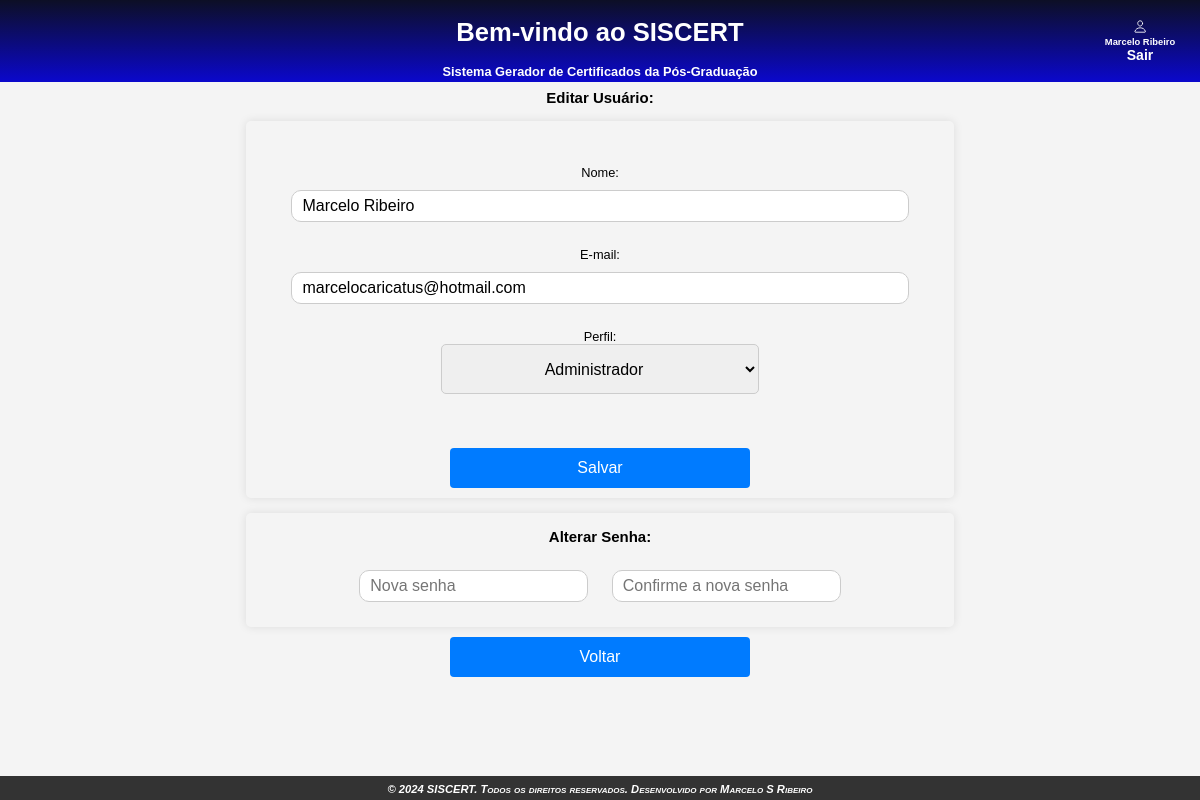
The app's page /app/Views/editar_usuario?id=1 (signed in) with its own data.
### tables this page shows
CREATE TABLE `users` (
  `id_user` int NOT NULL AUTO_INCREMENT,
  `name` varchar(55) NOT NULL,
  `email` varchar(255) NOT NULL,
  `password` varchar(255) NOT NULL,
  `perfil` int NOT NULL,
  PRIMARY KEY (`id_user`),
  UNIQUE KEY `email_UNIQUE` (`email`)
);

### app/Models/Conn.php (called while the page is built, shortened)
<?php
class Conn{
    private string $db = "mysql";
    private string $host = "localhost";
    private string $user = "root";
    private string $password = "marcelo81";
    private string $database = "siscert";
    public function __construct(){
        $this->connect = $this->connect();
    }
    public function connect(){
        try{
            $this->connect = new \PDO(
                "{$this->db}:host={$this->host};dbname={$this->database}",
                $this->user,
                $this->password
            );
            return $this->connect;
        }
        catch(\PDOException $e){
            $e->getMessage();
            die('Erro: Por favor tente novamente. Banco não conectado, entre em contato com o administrador.');
        }
    }
}

### app/Controlers/UsuarioController.php (called while the page is built, shortened)
<?php
require_once '../Models/Conn.php';
require_once '../Models/Usuario.php';
class UsuarioController
{
    private $usuario;
    public function __construct()
    {
        $conn = new Conn();
        $this->usuario = new Usuario($conn);
    }
    public function editar($id){
        return $this->usuario->editar($id);
    }
}

### app/Models/Usuario.php (called while the page is built, shortened)
<?php
require_once '../Models/Conn.php';
class Usuario extends Conn{
    private $conn;
    public function __construct(Conn $conn){
        $this->conn = $conn;
    }
    public function editar($id){
        $stmt = $this->conn->connect->prepare('SELECT * FROM users WHERE id_user = :id');
        $stmt->execute(['id' => $id]);
        return $stmt->fetch(\PDO::FETCH_ASSOC);
    }
}

### app/Views/editar_usuario.php (the view, shortened to what this page needs)
<?php
include "../Views/includes/header.php";
$id = $_GET['id'];
$usuario = new UsuarioController();
$usuario = $usuario->editar($id);
?>
<main>
    <div class="container">
        <h3>Editar Usuário:</h3>
        <form action="" method="post">
            <br><br>
            <div class="edit-user">
                <label for="nome">Nome:</label>
                <input type="text" name="nome" id="nome" value="<?php echo $usuario['name']; ?>" required><br>
                <label for="email">E-mail:</label>
                <input type="email" name="email" id="email" value="<?php echo $usuario['email']; ?>" required><br>
                <?php if ($_SESSION['perfil'] == 2) { ?>
                    <label for="perfil">Perfil:</label>
                    <select name="perfil" id="perfil">
                        <option value="2" <?php echo $usuario['perfil'] == 2 ? 'selected' : ''; ?>>Administrador</option>
                    </select><br><br>
                <?php } ?>
            </div>
            <div class="col-md-5">
                <button class="btn" type="submit" name="updUser">Salvar</button>
            </div>
        </form>
        <br>
        <form action="" method="post">
            <h3>Alterar Senha:</h3>
            <input type="password" id="password" name="password" placeholder="Nova senha" required>
            <input type="password" id="confirm-password" name="confirm-password" placeholder="Confirme a nova senha" required>
            <br>
        </form>
        <div class="col-md-5">
            <a href="users"><button class="btn" type="button">Voltar</button></a>
        </div>
    </div>
</main>
<?php
include "../Views/includes/footer.php"
?>

### public/css/home.css (style rules this page uses)
:root { --cor-de-fundo: #0a0a23; --cor-pontos: #ffffff; --tamanho: 5px; }
body { font-family: Arial, sans-serif; margin: 0; padding: 0; background-color: #f4f4f4; }
h3 { text-align: center; }
.container { margin-top: 7rem; overflow: auto; display: flex; flex-direction: column; align-items: center; }
main { padding: 20px; text-align: center; }
button { margin-top: 10px; margin-bottom: 10px; width: 40%; height: 50px; font-size: 20px; background-color: #072c53; color: #fff; border: none; border-radius: 5px; display: block; margin-left: auto; margin-right: auto; cursor: pointer; transition: all 0.2s ease-in-out; }
.btn { width: 100%; padding: 10px; background-color: #007bff; border: none; border-radius: 4px; color: #fff; font-size: 16px; cursor: pointer; margin-top: 10px; text-align: center; display: inline-block; }
a { text-decoration: none; display: block; }
a .btn { display: block; width: 100%; }
.col-md-5 { width: 300px; margin: auto; text-align: center; }
form { width: 50%; max-height: 550px; border-radius: 5px; border-collapse: collapse; margin: auto; box-shadow: 0 0 10px rgba(0, 0, 0, 0.1); overflow-x: auto; font-size: 18px; }
form input { height: 20px; border: 1px solid #ccc; border-radius: 10px; padding: 10px; font-size: 16px; margin: 10px 10px 10px 10px; }
select { width: 50px; height: 40px; border: 1px solid #ccc; border-radius: 5px; padding: 10px; font-size: 16px; margin-bottom: 10px; margin-top: 10px; }
.cad-prof, .cad-user, .edit-user { width: 90%; margin: auto; margin-top: 2%; margin-bottom: 2%; display: flex; flex-direction: column }
.cad-user select, .edit-user select, .sel-aluno select { width: 50%; text-align: center; margin: auto; }
@media (max-width: 1366px) { body { font-size: 0.8rem; } }
@media (max-width: 1366px) { .container { margin-top: 4rem; } }
@media (max-width: 1366px) { main { padding: 10px; } }
@media (max-width: 1366px) { form { width: 60%; max-height: 500px; font-size: 0.8rem; } }
@media (max-width: 1366px) { form input { height: 10px; font-size: 1rem; } }
@media (max-width: 1366px) { select { font-size: 16px; } }
@media (max-width: 1366px) { .cad-user select, .edit-user select, .sel-aluno select { height: 50px; } }
@media (max-width: 1366px) { button { font-size: medium; width: 100%; height: 40px; } }

### records on screen
users: nome "Marcelo Ribeiro", email "marcelocaricatus@hotmail.com", perfil "Administrador"

### other values on screen
$_SESSION['nome'] "Marcelo Ribeiro"
